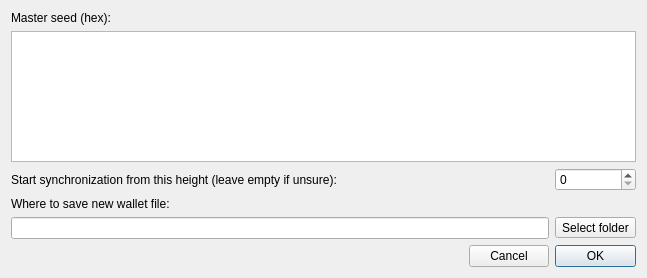
<?xml version="1.0" encoding="UTF-8"?>
<ui version="4.0">
 <class>ImportKeyDialog</class>
 <widget class="QDialog" name="ImportKeyDialog">
  <property name="geometry">
   <rect>
    <x>0</x>
    <y>0</y>
    <width>647</width>
    <height>278</height>
   </rect>
  </property>
  <property name="minimumSize">
   <size>
    <width>0</width>
    <height>130</height>
   </size>
  </property>
  <property name="windowTitle">
   <string>Import master seed</string>
  </property>
  <layout class="QGridLayout" name="gridLayout">
   <item row="5" column="0" colspan="2">
    <widget class="QLineEdit" name="m_pathEdit"/>
   </item>
   <item row="4" column="0" colspan="4">
    <widget class="QLabel" name="label_2">
     <property name="text">
      <string>Where to save new wallet file:</string>
     </property>
    </widget>
   </item>
   <item row="6" column="0">
    <spacer name="horizontalSpacer">
     <property name="orientation">
      <enum>Qt::Horizontal</enum>
     </property>
     <property name="sizeHint" stdset="0">
      <size>
       <width>454</width>
       <height>20</height>
      </size>
     </property>
    </spacer>
   </item>
   <item row="6" column="1">
    <widget class="QPushButton" name="m_cancelButton">
     <property name="text">
      <string>Cancel</string>
     </property>
     <property name="autoDefault">
      <bool>false</bool>
     </property>
    </widget>
   </item>
   <item row="5" column="2" colspan="2">
    <widget class="QToolButton" name="m_selectPathButton">
     <property name="text">
      <string>Select folder</string>
     </property>
    </widget>
   </item>
   <item row="2" column="0">
    <widget class="QLabel" name="label_3">
     <property name="text">
      <string>Start synchronization from this height (leave empty if unsure):</string>
     </property>
    </widget>
   </item>
   <item row="1" column="0" colspan="4">
    <widget class="QTextEdit" name="m_keyEdit">
     <property name="readOnly">
      <bool>false</bool>
     </property>
    </widget>
   </item>
   <item row="6" column="2" colspan="2">
    <widget class="QPushButton" name="m_okButton">
     <property name="text">
      <string>OK</string>
     </property>
     <property name="autoDefault">
      <bool>false</bool>
     </property>
     <property name="default">
      <bool>true</bool>
     </property>
    </widget>
   </item>
   <item row="0" column="0">
    <widget class="QLabel" name="label">
     <property name="text">
      <string>Master seed (hex):</string>
     </property>
    </widget>
   </item>
   <item row="2" column="2" colspan="2">
    <widget class="QSpinBox" name="m_syncHeight">
     <property name="maximum">
      <number>999999999</number>
     </property>
    </widget>
   </item>
  </layout>
 </widget>
 <resources/>
 <connections>
  <connection>
   <sender>m_selectPathButton</sender>
   <signal>clicked()</signal>
   <receiver>ImportKeyDialog</receiver>
   <slot>selectPathClicked()</slot>
   <hints>
    <hint type="sourcelabel">
     <x>620</x>
     <y>54</y>
    </hint>
    <hint type="destinationlabel">
     <x>323</x>
     <y>65</y>
    </hint>
   </hints>
  </connection>
  <connection>
   <sender>m_okButton</sender>
   <signal>clicked()</signal>
   <receiver>ImportKeyDialog</receiver>
   <slot>onAccept()</slot>
   <hints>
    <hint type="sourcelabel">
     <x>594</x>
     <y>102</y>
    </hint>
    <hint type="destinationlabel">
     <x>323</x>
     <y>65</y>
    </hint>
   </hints>
  </connection>
  <connection>
   <sender>m_cancelButton</sender>
   <signal>clicked()</signal>
   <receiver>ImportKeyDialog</receiver>
   <slot>reject()</slot>
   <hints>
    <hint type="sourcelabel">
     <x>511</x>
     <y>102</y>
    </hint>
    <hint type="destinationlabel">
     <x>323</x>
     <y>65</y>
    </hint>
   </hints>
  </connection>
  <connection>
   <sender>m_keyEdit</sender>
   <signal>textChanged()</signal>
   <receiver>ImportKeyDialog</receiver>
   <slot>onTextChanged()</slot>
   <hints>
    <hint type="sourcelabel">
     <x>323</x>
     <y>93</y>
    </hint>
    <hint type="destinationlabel">
     <x>323</x>
     <y>138</y>
    </hint>
   </hints>
  </connection>
 </connections>
 <slots>
  <slot>selectPathClicked()</slot>
  <slot>onTextChanged()</slot>
  <slot>onAccept()</slot>
 </slots>
</ui>
